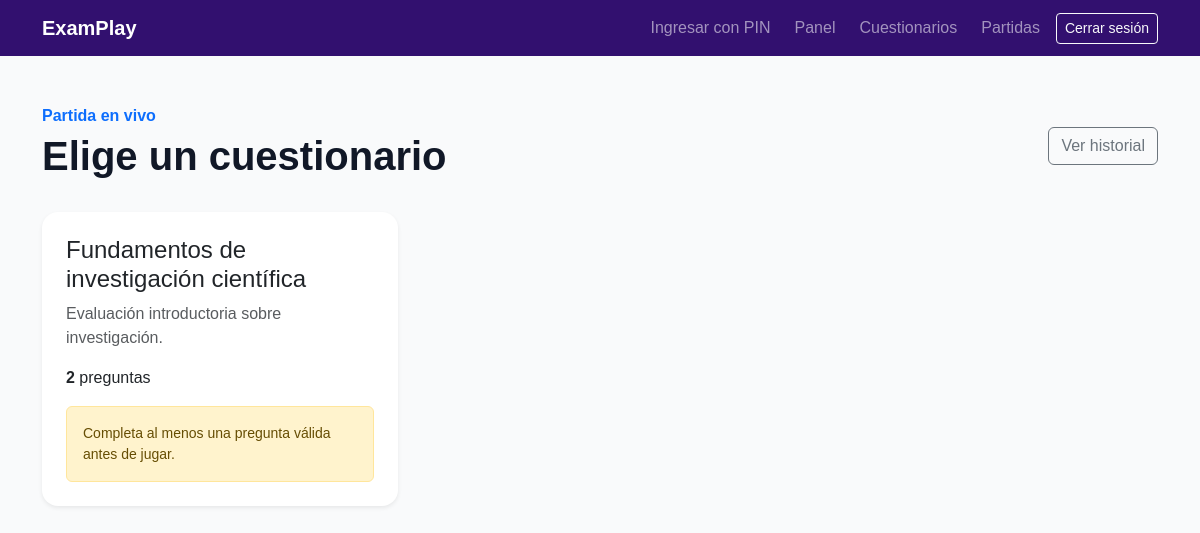
The page /partidas/crear/ (signed in) on the database as committed earlier.
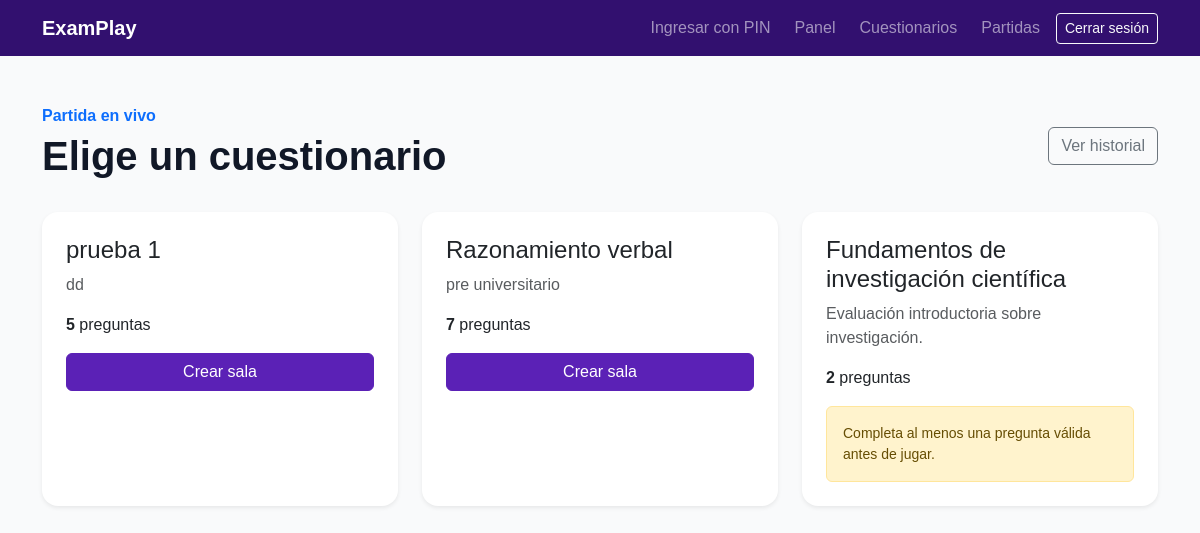
The same page on the database as committed later.
### quizzes/models.py (models this page shows, shortened)
class Quiz(models.Model):
    teacher = models.ForeignKey(
        settings.AUTH_USER_MODEL,
        on_delete=models.CASCADE,
        related_name="quizzes",
        verbose_name="Docente",
    )
    title = models.CharField(
        max_length=200,
        verbose_name="Título",
    )
    description = models.TextField(
        blank=True,
        verbose_name="Descripción",
    )
    is_active = models.BooleanField(
        default=True,
        verbose_name="Activo",
    )
    created_at = models.DateTimeField(
        auto_now_add=True,
        verbose_name="Fecha de creación",
    )
    updated_at = models.DateTimeField(
        auto_now=True,
        verbose_name="Última actualización",
    )
    class Meta:
        ordering = ["-created_at"]
        verbose_name = "Cuestionario"
        verbose_name_plural = "Cuestionarios"
    def is_ready_to_play(self):
        questions = self.questions.prefetch_related("options")
        return bool(questions) and all(question.is_valid_configuration() for question in questions)

### livegames/views.py (the view, shortened to what this page needs)
# urls.py: path("crear/", views.game_create, name="create"),
@login_required
def game_create(request):
    quizzes = Quiz.objects.filter(teacher=request.user, is_active=True).prefetch_related("questions__options")
    return render(request, "livegames/game_select.html", {"quizzes": quizzes})

### quizzes/models.py (called while the page is built)
    @staticmethod
    def normalize_answer(value, case_sensitive=False):
        value = " ".join((value or "").strip().split())
        value = "".join(
            character for character in unicodedata.normalize("NFKD", value)
            if not unicodedata.combining(character)
        )
        return value if case_sensitive else value.casefold()

    def is_valid_configuration(self):
        return not self.configuration_errors()

### templates/livegames/game_select.html (shortened to what this page needs)
{% extends "base.html" %}
{% block content %}<section class="py-5"><div class="container">
  <div class="d-flex justify-content-between align-items-center mb-4"><div><p class="text-primary fw-semibold mb-1">Partida en vivo</p><h1 class="display-6 fw-bold">Elige un cuestionario</h1></div><a href="{% url 'livegames:history' %}" class="btn btn-outline-secondary">Ver historial</a></div>
  {% if quizzes %}<div class="row g-4">{% for quiz in quizzes %}<div class="col-md-6 col-lg-4"><div class="card quiz-card h-100 border-0 shadow-sm"><div class="card-body p-4"><h2 class="h4">{{ quiz.title }}</h2><p class="text-muted">{{ quiz.description|default:"Sin descripción"|truncatechars:100 }}</p><p><strong>{{ quiz.questions.count }}</strong> pregunta{{ quiz.questions.count|pluralize }}</p>
    {% if quiz.is_ready_to_play %}<form method="post">{% csrf_token %}<input type="hidden" name="quiz" value="{{ quiz.pk }}"><button type="submit" class="btn btn-primary w-100">Crear sala</button></form>{% else %}<div class="alert alert-warning small mb-0">Completa al menos una pregunta válida antes de jugar.</div>{% endif %}
  </div></div></div>{% endfor %}</div>{% else %}<div class="empty-state text-center"><h2>No hay cuestionarios activos listos</h2><p class="text-muted">Crea uno y agrega sus preguntas.</p><a href="{% url 'quizzes:create' %}" class="btn btn-primary">Crear cuestionario</a></div>{% endif %}
</div></section>{% endblock %}

Rows that differ between the two databases and show on the page:
added Quiz: title "prueba 1", description "dd", questions.count "5"
added Quiz: title "Razonamiento verbal", description "pre universitario", questions.count "7"
